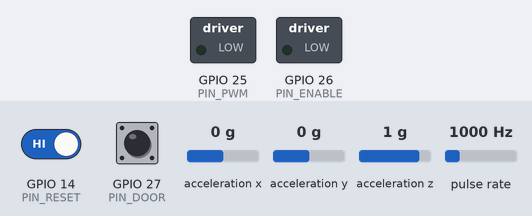
A sketch run on a simulated ESP32. On the bench: switched loads named in the sketch (green lamp = pin HIGH). Wiring (inferred from the names in the program): pulse sensor: data GPIO 4; MPU-6050 motion sensor at I2C address 0x68. Dashed ring = blinking. Inputs (shaded band) come from the test bench; at power-on: GPIO 14 (PIN_RESET) HIGH, GPIO 27 (PIN_DOOR) HIGH, acceleration x 0 g, pulse rate 1000 Hz, acceleration y 0 g, acceleration z 1 g. What the sketch prints to the serial monitor is not drawn.

Above: at 1.2 s.
1.3 s: GPIO 14 (PIN_RESET) driven LOW and GPIO 27 (PIN_DOOR) driven LOW
At 2.1 s:
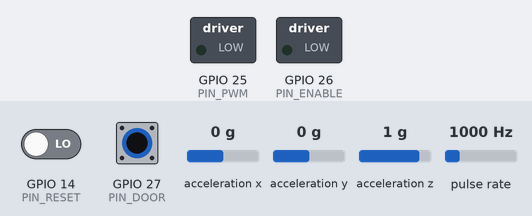
2.8 s: acceleration x set to -1.4 g
4.3 s: GPIO 27 (PIN_DOOR) pulsed HIGH 5 times (0.12 s each, 0.3 s apart)
7.3 s: GPIO 14 (PIN_RESET) driven HIGH
At 7.7 s:
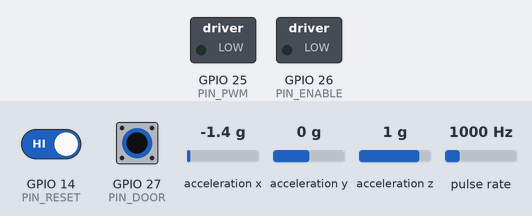
8.8 s: GPIO 14 (PIN_RESET) driven LOW
At 10.1 s:
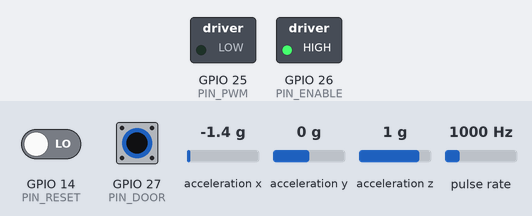
11.8 s: pulse rate (sensor on GPIO 4) set to 1250 Hz
Timing chart, 0 to 15.8 s (numbered marks = the images above; inputs shaded):
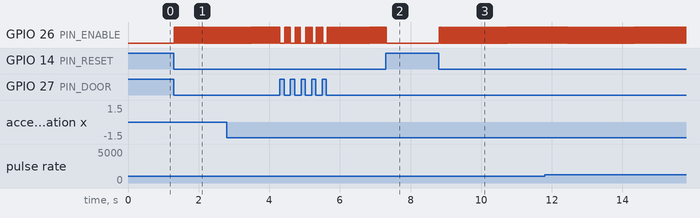

Measured:
- after the input at 1.3 s, GPIO 26 (PIN_ENABLE): alternates HIGH for 0.02 s and LOW for 0.02 s, starting at once
- after the input at 7.3 s, GPIO 26 (PIN_ENABLE): goes on until 7.3 s, then stays LOW
- after the input at 8.8 s, GPIO 26 (PIN_ENABLE): alternates HIGH for 0.02 s and LOW for 0.02 s, starting at once

The sketch:

base.ino
```cpp
/*
 * ЭкоГолограмма — DIY LED-вентилятор, ҚЎЗҒАЛМАС асос (мотор ва хавфсизлик) учун намуна.
 *
 * Плата: ҳар қандай ESP32 ёки Arduino Nano. BLDC драйвер PWM (тезлик) + ENABLE кириши билан.
 * Хавфсизлик занжири:
 *   1) Эшик/қопқоқ датчиги (микровыключатель, NC) — очилса мотор дарҳол тўхтайди.
 *      Муҳим: датчик драйвернинг ENABLE симида ҲАМ аппарат даражасида кетма-кет уланади,
 *      дастур осилиб қолса ҳам мотор тўхташи керак.
 *   2) Тебраниш датчиги (MPU6050) — мувозанат бузилса ёки паррак бўшаса тўхтатади.
 *   3) Тезлик чегараси — Холл датчиги бўйича айл/дақ белгиланганидан ошса тўхтатади.
 *   4) Секин ишга тушиш (soft start). Хатода қувват дарҳол узилади — драйверда BRAKE бўлса, уни ҳам ишлатинг.
 * Хато бўлгач мотор фақат «RESET» тугмаси билан қайта ёқилади (ўзи ёқилмайди).
 *
 * ДИҚҚАТ: ўқув шаблони, ҳақиқий қурилмада синалмаган. Тебраниш чегарасини ўз қурилмангизда созланг.
 */
#include <Wire.h>

constexpr int PIN_PWM = 25, PIN_ENABLE = 26, PIN_DOOR = 27, PIN_RESET = 14, PIN_HALL = 4;
constexpr int TARGET_RPM = 720, MAX_RPM = 900;
constexpr float VIBRATION_LIMIT_G = 0.35;  // ўз қурилмангизда ўлчаб созланг
constexpr uint8_t MPU = 0x68;

volatile uint32_t hallLast = 0, hallPeriod = 0;
void IRAM_ATTR onHall() { uint32_t t = micros(); hallPeriod = t - hallLast; hallLast = t; }

enum State { STOPPED, RUNNING, FAULT } state = STOPPED;
float duty = 0;
const char *faultReason = "";

float vibrationG() {
  Wire.beginTransmission(MPU); Wire.write(0x3B); Wire.endTransmission(false);
  Wire.requestFrom(MPU, (uint8_t)6);
  int16_t ax = Wire.read() << 8 | Wire.read(), ay = Wire.read() << 8 | Wire.read(), az = Wire.read() << 8 | Wire.read();
  static float base = -1;
  float g = sqrtf((float)ax * ax + (float)ay * ay + (float)az * az) / 16384.0f;
  if (base < 0) base = g;
  base = base * 0.999f + g * 0.001f;   // секин ўзгарувчи ўртача (оғирлик кучи)
  return fabsf(g - base);              // тез тебраниш
}

void stopMotor(const char *why, bool fault) {
  digitalWrite(PIN_ENABLE, LOW);
  ledcWrite(PIN_PWM, 0);
  duty = 0;
  state = fault ? FAULT : STOPPED;
  faultReason = why;
  Serial.printf("TO'XTADI: %s\n", why);
}

void setup() {
  Serial.begin(115200);
  pinMode(PIN_ENABLE, OUTPUT); digitalWrite(PIN_ENABLE, LOW);
  pinMode(PIN_DOOR, INPUT_PULLUP);    // эшик ёпиқ = LOW (NC контакт ерга)
  pinMode(PIN_RESET, INPUT_PULLUP);
  pinMode(PIN_HALL, INPUT_PULLUP);
  attachInterrupt(PIN_HALL, onHall, FALLING);
  ledcAttach(PIN_PWM, 20000, 10);
  Wire.begin();
  Wire.beginTransmission(MPU); Wire.write(0x6B); Wire.write(0); Wire.endTransmission();  // MPU6050'ни уйғотиш
}

void loop() {
  bool doorOpen = digitalRead(PIN_DOOR) == HIGH;
  uint32_t p = hallPeriod;
  int rpm = (p && micros() - hallLast < 500000) ? 60000000UL / p : 0;
  float vib = vibrationG();

  if (state == RUNNING) {
    if (doorOpen) stopMotor("qopqoq ochildi", true);
    else if (vib > VIBRATION_LIMIT_G) stopMotor("tebranish juda katta — muvozanatni tekshiring", true);
    else if (rpm > MAX_RPM) stopMotor("tezlik chegaradan oshdi", true);
    else {
      // Секин ишга тушиш: ҳар 20 мс да ~0,5% дан, мақсадли тезликка етгунча
      if (rpm < TARGET_RPM && duty < 0.95f) duty += 0.005f;
      else if (rpm > TARGET_RPM + 20 && duty > 0) duty -= 0.005f;
      ledcWrite(PIN_PWM, (uint32_t)(duty * 1023));
    }
  } else if (digitalRead(PIN_RESET) == LOW && !doorOpen) {
    Serial.println("Ishga tushirilmoqda (soft start)");
    state = RUNNING;
    digitalWrite(PIN_ENABLE, HIGH);
  }
  delay(20);
}
```
